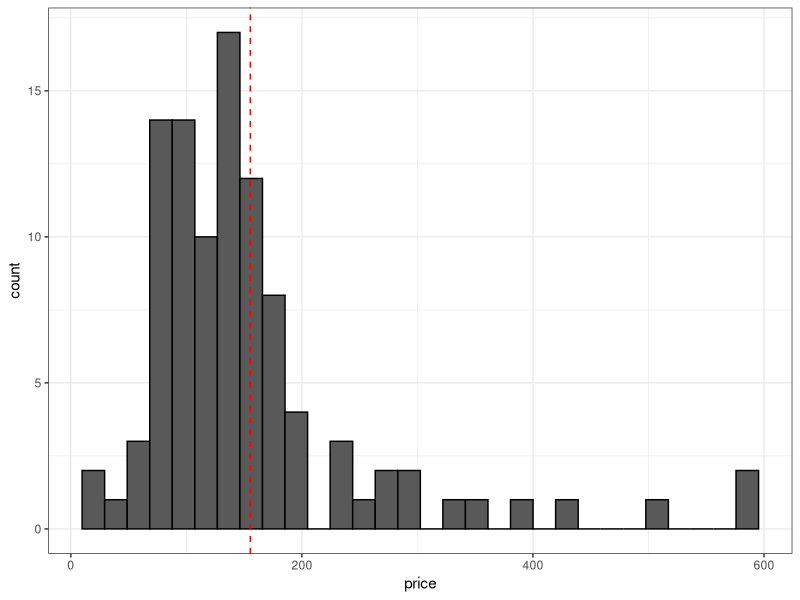
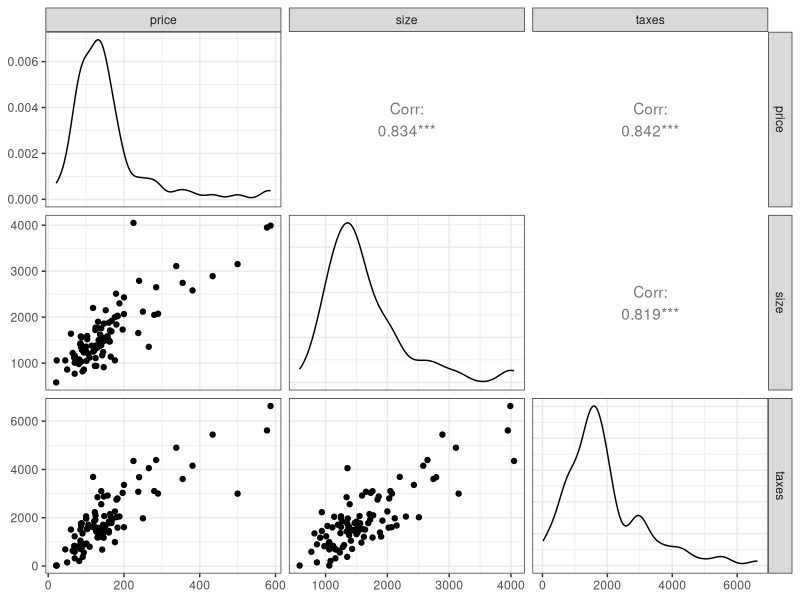
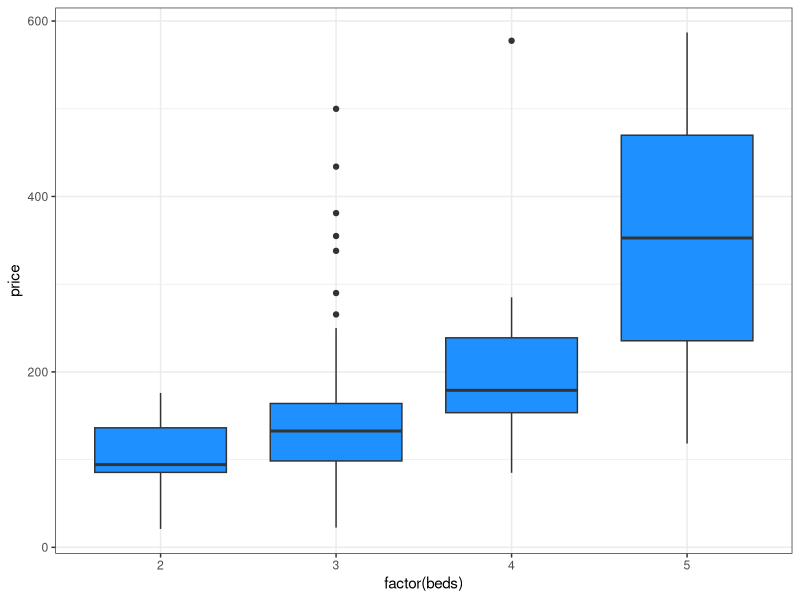
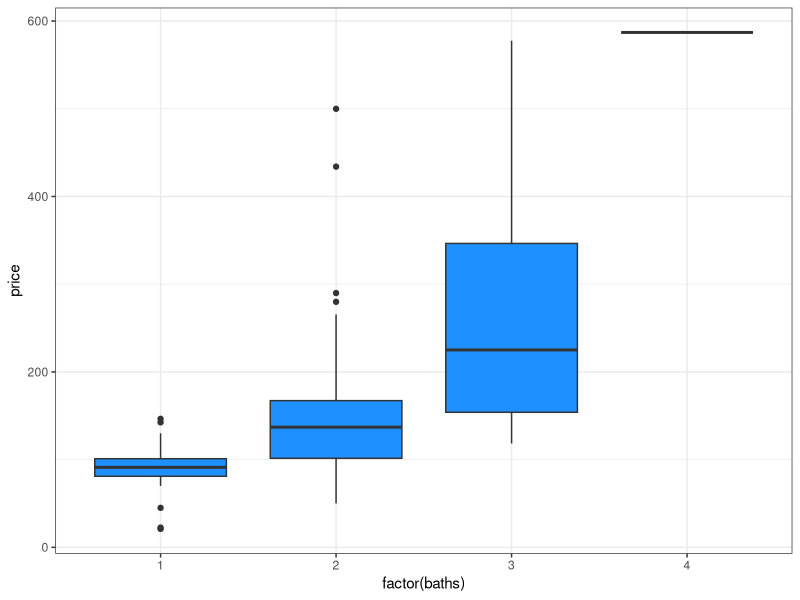
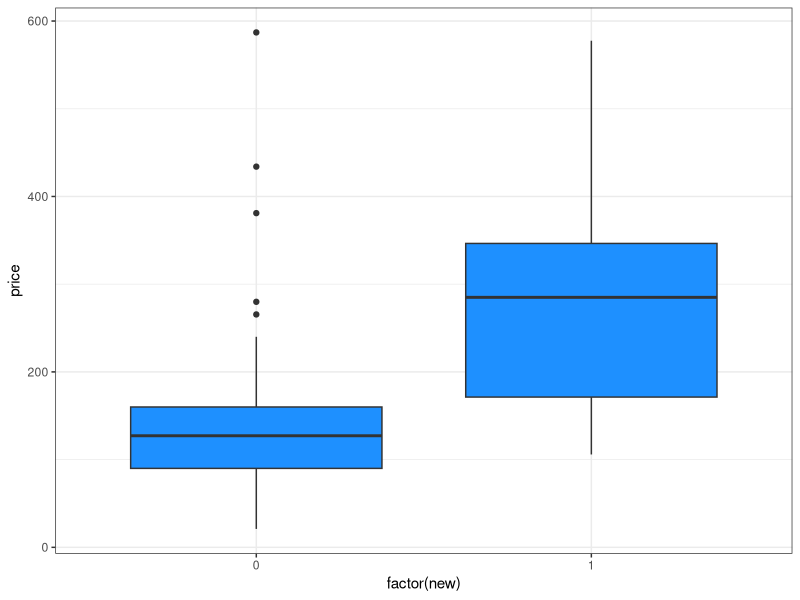
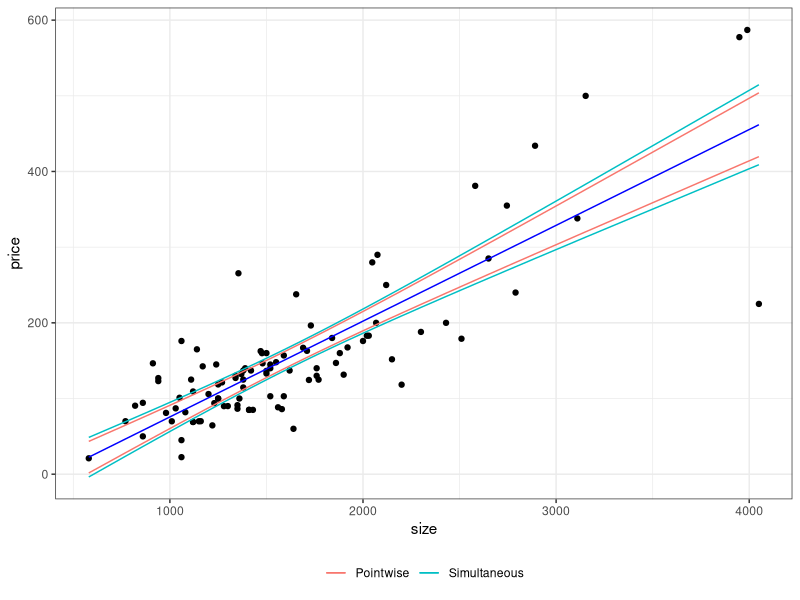
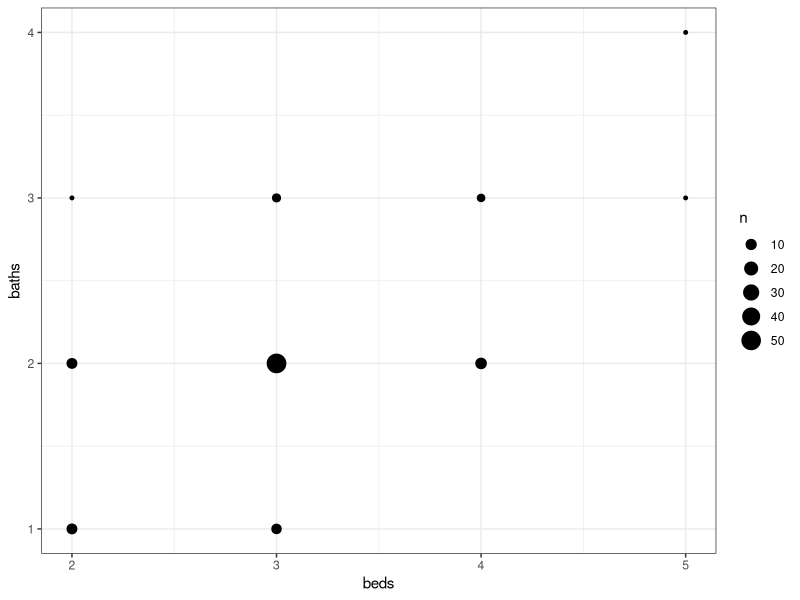

Recreate these plots in R, in order.
## ---- chunk 1
ggplot2::theme_set(ggplot2::theme_bw())
knitr::opts_chunk$set(cache = TRUE)
## ---- chunk 2
library(tidyverse)
library(GGally)

houses_data <- read_tsv("data/Houses.dat")
houses_data
## ---- chunk 3
# visualize distribution of housing prices, superimposing the mean
houses_data |>
  ggplot(aes(x = price)) +
  geom_histogram(color = "black", bins = 30) +
  geom_vline(aes(xintercept = mean(price)),
    colour = "red",
    linetype = "dashed"
  )
## ---- chunk 4
# compare median and mean price
houses_data |>
  summarise(
    mean_price = mean(price),
    median_price = median(price)
  )
## ---- chunk 5
# create a pairs plot of continuous variables
houses_data |>
  select(price, size, taxes) |>
  ggpairs()
## ---- chunk 6
# see how price relates to beds
houses_data |>
  ggplot(aes(x = factor(beds), y = price)) +
  geom_boxplot(fill = "dodgerblue")
## ---- chunk 7
# see how price relates to baths
houses_data |>
  ggplot(aes(x = factor(baths), y = price)) +
  geom_boxplot(fill = "dodgerblue")
## ---- chunk 8
# see how price relates to new
houses_data |>
  ggplot(aes(x = factor(new), y = price)) +
  geom_boxplot(fill = "dodgerblue")
## ---- chunk 9
lm_fit <- lm(price ~ factor(beds) + factor(baths) + new + size,
  data = houses_data
)
summary(lm_fit)
## ---- chunk 10
lm_fit_partial <- lm(price ~ factor(beds) + new + size,
  data = houses_data
)
anova(lm_fit_partial, lm_fit)
## ---- chunk 11
lm_fit_not_factor <- lm(price ~ factor(beds) + baths + new + size,
  data = houses_data
)
anova(lm_fit_partial, lm_fit_not_factor)
## ---- chunk 12
# just use the summary function
lm_fit_baths <- lm(price ~ factor(baths), data = houses_data)
summary(lm_fit_baths)

# use the anova function as before
lm_fit_const <- lm(price ~ 1, data = houses_data)
anova(lm_fit_const, lm_fit_baths)

# use the aov function
aov_fit <- aov(price ~ factor(baths), data = houses_data)
summary(aov_fit)
## ---- chunk 13
lm_fit_interaction <- lm(price ~ size * factor(beds), data = houses_data)
summary(lm_fit_interaction)

lm_fit_size <- lm(price ~ size + factor(beds), data = houses_data)
anova(lm_fit_size, lm_fit_interaction)
## ---- chunk 14
confint(lm_fit)
## ---- chunk 15
coef(summary(lm_fit))
## ---- chunk 16
alpha <- 0.05
n <- nrow(houses_data)
p <- length(coef(lm_fit))
f_quantile <- qf(1 - alpha, df1 = p, df2 = n - p)
coef(summary(lm_fit)) |>
  as.data.frame() |>
  rownames_to_column(var = "Variable") |>
  select(Variable, Estimate, `Std. Error`) |>
  mutate(
    CI_lower = Estimate - `Std. Error` * sqrt(p * f_quantile),
    CI_upper = Estimate + `Std. Error` * sqrt(p * f_quantile)
  )
## ---- chunk 17
predict(lm_fit, newdata = houses_data, interval = "confidence") |> head()
## ---- chunk 18
predict(lm_fit, newdata = houses_data, interval = "prediction") |> head()
## ---- chunk 19
predictions <- predict(lm_fit, newdata = houses_data, se.fit = TRUE)
head(predictions$fit)
head(predictions$se.fit)
## ---- chunk 20
f_quantile <- qf(1 - alpha, df1 = p, df2 = n - p)
tibble(
  lower = predictions$fit - predictions$se.fit * sqrt(p * f_quantile),
  upper = predictions$fit + predictions$se.fit * sqrt(p * f_quantile)
)
## ---- chunk 21
# to produce confidence intervals for fits in general, use the predict() function
n <- nrow(houses_data)
p <- 2
alpha <- 0.05
lm_fit <- lm(price ~ size, data = houses_data)
predictions <- predict(lm_fit, se.fit = TRUE)
t_quantile <- qt(1 - alpha / 2, df = n - p)
f_quantile <- qf(1 - alpha, df1 = p, df2 = n - p)
houses_data |>
  mutate(
    fit = predictions$fit,
    se = predictions$se.fit,
    ptwise_width = t_quantile * se,
    simultaneous_width = sqrt(p * f_quantile) * se
  ) |>
  ggplot(aes(x = size)) +
  geom_point(aes(y = price)) +
  geom_line(aes(y = fit), color = "blue") +
  geom_line(aes(y = fit + ptwise_width, color = "Pointwise")) +
  geom_line(aes(y = fit - ptwise_width, color = "Pointwise")) +
  geom_line(aes(y = fit + simultaneous_width, color = "Simultaneous")) +
  geom_line(aes(y = fit - simultaneous_width, color = "Simultaneous")) +
  theme(legend.title = element_blank(), legend.position = "bottom")
## ---- chunk 22
houses_data |>
  ggplot(aes(x = beds, y = baths)) +
  geom_count()
## ---- chunk 23
lm_fit_only_beds <- lm(price ~ factor(beds), data = houses_data)
summary(lm_fit_only_beds)
## ---- chunk 24
lm_fit_only_baths <- lm(price ~ factor(baths), data = houses_data)
lm_fit_beds_baths <- lm(price ~ factor(beds) + factor(baths), data = houses_data)
anova(lm_fit_only_baths, lm_fit_beds_baths)
## ---- chunk 25
lm_fit <- lm(new ~ beds, data = houses_data)
summary(lm_fit)
## ---- chunk 26
lm_fit_only_new <- lm(price ~ new, data = houses_data)
lm_fit_beds_new <- lm(price ~ new + factor(beds), data = houses_data)
anova(lm_fit_only_new, lm_fit_beds_new)
